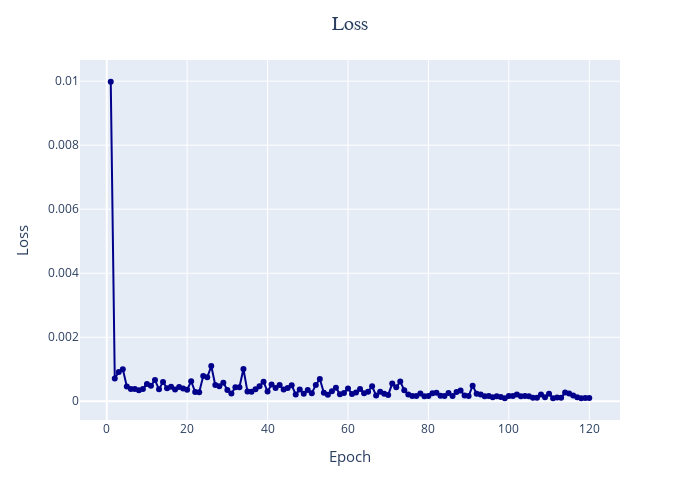

Write notebook code for a chart like this one.
### Code cell
# Visualizing the Loss
fig = px.line(df, 
                x = np.arange(1,len(history.history['loss'])+1), 
                y = history.history['loss'], 
                markers = True, 
                height = 500, 
                width = 700)

fig.update_layout(title = dict(
        text = 'Loss',
        font = dict(
            family = 'Arial',
            size = 20
        ),
        x = 0.5
    )
    )

fig.update_traces(line_color = 'darkblue')

fig.update_xaxes(
    title_text = 'Epoch',
    title_font = {'size': 15}
)

fig.update_yaxes(
    title_text = 'Loss',
    title_font = {'size': 15}
)

fig.show()
